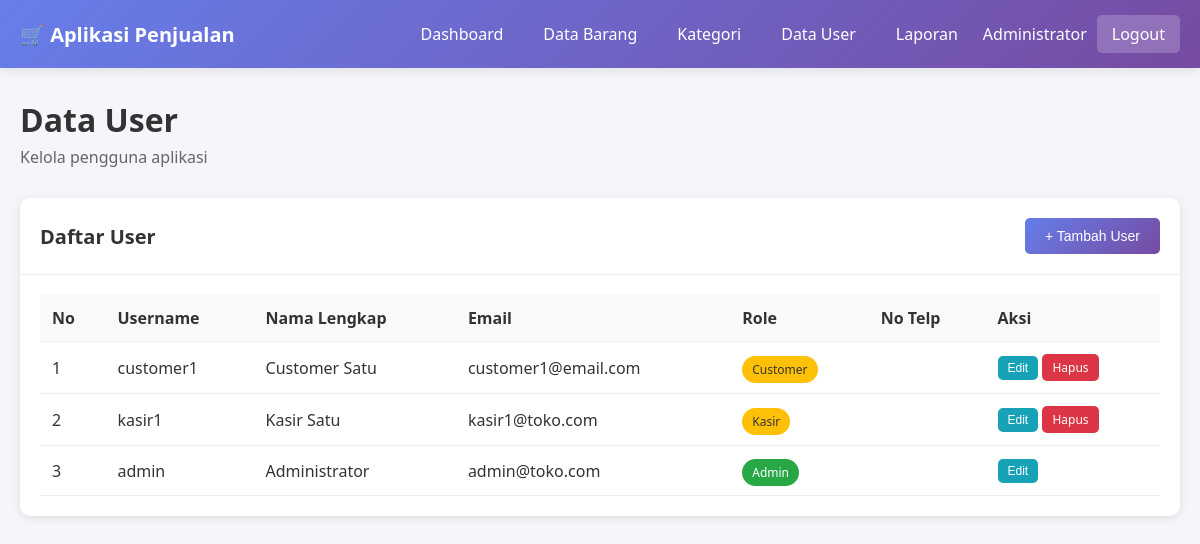
/users.php (signed in), run on the app's committed database.
### tables this page shows
CREATE TABLE `users` (
  `id` int(11) NOT NULL,
  `username` varchar(50) NOT NULL,
  `password` varchar(255) NOT NULL,
  `nama_lengkap` varchar(100) NOT NULL,
  `email` varchar(100) DEFAULT NULL,
  `role` enum('admin','kasir','customer') NOT NULL,
  `alamat` text DEFAULT NULL,
  `no_telp` varchar(20) DEFAULT NULL,
  `created_at` timestamp NOT NULL DEFAULT current_timestamp()
);

### users.php (the view, shortened to what this page needs)
<?php
require_once 'config.php';
$query = "SELECT * FROM users ORDER BY id DESC";
$result = mysqli_query($conn, $query);
?>
<!DOCTYPE html>
<html lang="id">
<head>
    <link rel="stylesheet" href="style.css">
</head>
<body>
    <?php include 'navbar.php'; ?>
    <div class="container">
        <div class="page-header">
            <h1>Data User</h1>
            <p>Kelola pengguna aplikasi</p>
        </div>
        <div class="card">
            <div class="card-header">
                <h2>Daftar User</h2>
                <button onclick="showModal()" class="btn btn-primary">+ Tambah User</button>
            </div>
            <div class="card-body">
                <table class="table">
                    <thead>
                        <tr>
                            <th>No</th>
                            <th>Username</th>
                            <th>Nama Lengkap</th>
                            <th>Email</th>
                            <th>Role</th>
                            <th>No Telp</th>
                            <th>Aksi</th>
                        </tr>
                    </thead>
                    <tbody>
                        <?php
                        $no = 1;
                        while ($row = mysqli_fetch_assoc($result)):
                        ?>
                        <tr>
                            <td><?php echo $no++; ?></td>
                            <td><?php echo $row['username']; ?></td>
                            <td><?php echo $row['nama_lengkap']; ?></td>
                            <td><?php echo $row['email']; ?></td>
                            <td>
                                <span class="badge badge-<?php echo $row['role'] == 'admin' ? 'selesai' : 'pending'; ?>">
                                    <?php echo ucfirst($row['role']); ?>
                                </span>
                            </td>
                            <td><?php echo $row['no_telp']; ?></td>
                            <td>
                                <button onclick='editUser(<?php echo json_encode($row); ?>)' class="btn btn-info btn-sm">Edit</button>
                                <?php if ($row['id'] != $_SESSION['user_id']): ?>
                                    <a href="users.php?hapus=<?php echo $row['id']; ?>"
                                       class="btn btn-danger btn-sm"
                                       onclick="return confirm('Yakin ingin menghapus?')">Hapus</a>
                                <?php endif; ?>
                            </td>
                        </tr>
                        <?php endwhile; ?>
                    </tbody>
                </table>
            </div>
        </div>
    </div>
</body>
</html>

### style.css (style rules this page uses)
* { margin: 0; padding: 0; box-sizing: border-box; }
body { font-family: 'Segoe UI', Tahoma, Geneva, Verdana, sans-serif; background: #f5f6fa; color: #333; }
.container { max-width: 1200px; margin: 30px auto; padding: 0 20px; }
.page-header { margin-bottom: 30px; }
.page-header h1 { font-size: 32px; color: #333; margin-bottom: 5px; }
.page-header p { color: #666; }
.card { background: white; border-radius: 10px; box-shadow: 0 2px 10px rgba(0,0,0,0.1); margin-bottom: 30px; }
.card-header { padding: 20px; border-bottom: 1px solid #eee; display: flex; justify-content: space-between; align-items: center; }
.card-header h2 { font-size: 20px; color: #333; }
.card-body { padding: 20px; }
.table { width: 100%; border-collapse: collapse; }
.table thead { background: #f8f9fa; }
.table th, .table td { padding: 12px; text-align: left; border-bottom: 1px solid #eee; }
.table th { font-weight: 600; color: #333; }
.btn { padding: 10px 20px; border: none; border-radius: 5px; cursor: pointer; font-size: 14px; text-decoration: none; display: inline-block; transition: all 0.3s; }
.btn-primary { background: linear-gradient(135deg, #667eea 0%, #764ba2 100%); color: white; }
.btn-danger { background: #dc3545; color: white; }
.btn-info { background: #17a2b8; color: white; }
.btn-sm { padding: 5px 10px; font-size: 12px; }
.badge { padding: 5px 10px; border-radius: 20px; font-size: 12px; font-weight: 500; }
.badge-pending { background: #ffc107; color: #333; }
.badge-selesai { background: #28a745; color: white; }

### data on the page
users: username "customer1", nama_lengkap "Customer Satu", email "customer1@email.com", role "Customer"
users: username "kasir1", nama_lengkap "Kasir Satu", email "kasir1@toko.com", role "Kasir"
users: username "admin", nama_lengkap "Administrator", email "admin@toko.com", role "Admin"

### other printed values
$_SESSION['nama_lengkap'] "Administrator"
